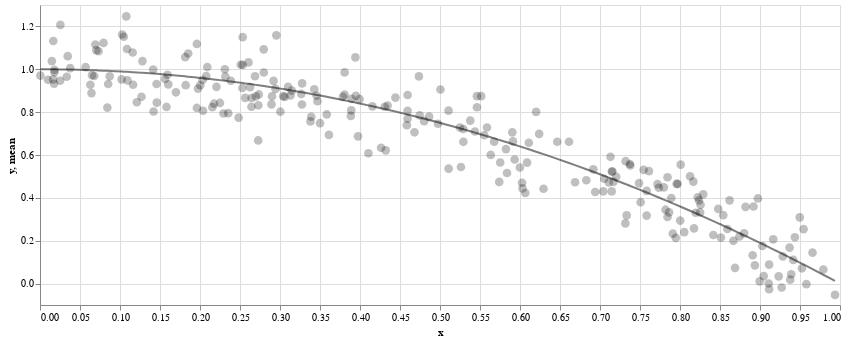

The notebook cell saved with this chart:
### Code cell
sample_plot = alt.Chart(sample_df, width=800, height=300).mark_circle(size=75, color='black').encode(
    x='x',
    y='y',
    opacity=alt.value(0.25),
)

mean_plot = alt.Chart(sample_df, width=800, height=300).mark_line(color='black').encode(
    x='x',
    y='mean',
    opacity=alt.value(0.5),
)

sample_plot + mean_plot

### Figure 1 — Vega-Lite specification as saved in the notebook (floating-point values rounded to 4 significant figures; data arrays with more than 128 entries replaced by an {"elided": "..."} marker saying what was removed)
{"$schema": "https://vega.github.io/schema/vega-lite/v2.4.3.json", "config": {"view": {"height": 300, "width": 400}}, "layer": [{"data": {"values": {"elided": "250 records"}}, "encoding": {"opacity": {"value": 0.25}, "x": {"field": "x", "type": "quantitative"}, "y": {"field": "y", "type": "quantitative"}}, "height": 300, "mark": {"color": "black", "size": 75, "type": "circle"}, "width": 800}, {"data": {"values": {"elided": "250 records"}}, "encoding": {"opacity": {"value": 0.5}, "x": {"field": "x", "type": "quantitative"}, "y": {"field": "mean", "type": "quantitative"}}, "height": 300, "mark": {"color": "black", "type": "line"}, "width": 800}]}
